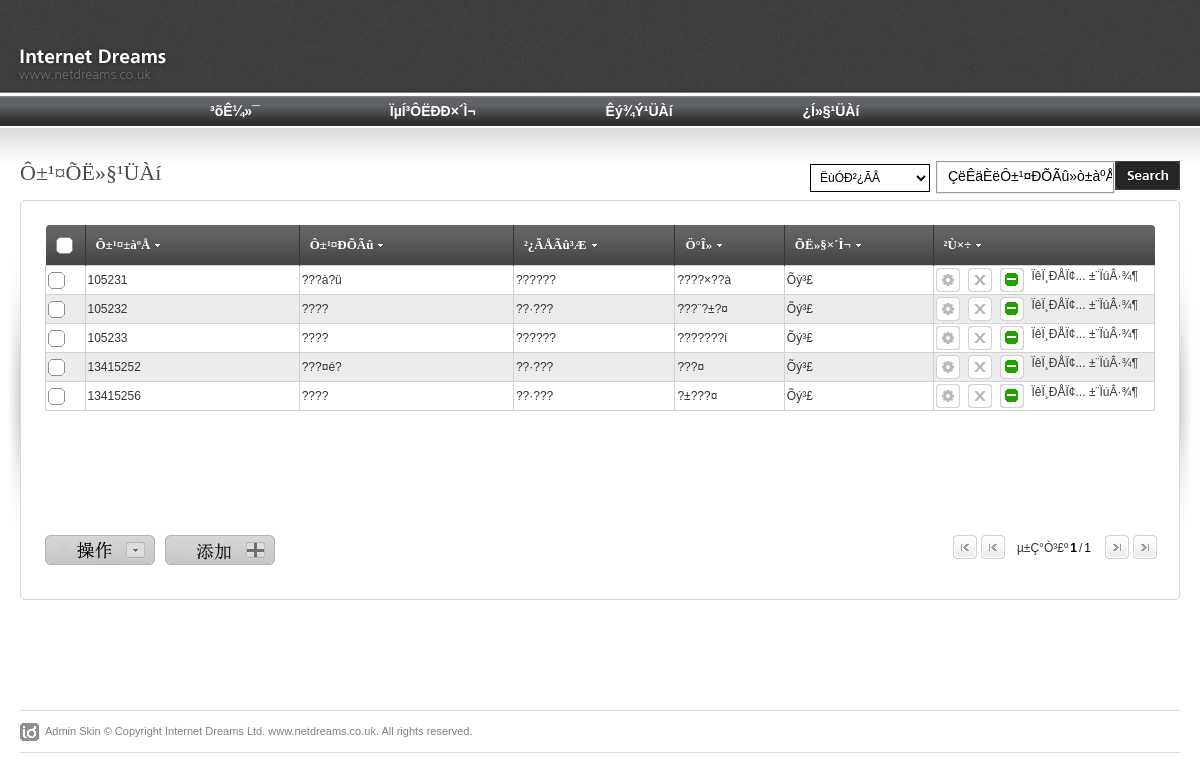
The app's page /index.php/su/yuangong with its own data.
### tables this page shows
CREATE TABLE `tb_yuangong` (
  `yuangongbianhao` varchar(10) NOT NULL,
  `bumenbianhao` varchar(20) NOT NULL,
  `xingming` varchar(50) NOT NULL,
  `zhiwei` varchar(50) NOT NULL,
  `mima` varchar(300) NOT NULL,
  `zhuceshijian` datetime NOT NULL,
  `zhuce_ip` varchar(100) NOT NULL,
  `denglushijian` datetime NOT NULL,
  `denglu_ip` varchar(100) NOT NULL,
  `zhuangtai` char(1) NOT NULL,
  PRIMARY KEY  (`yuangongbianhao`),
  KEY `bumenbianhao` (`bumenbianhao`)
);

CREATE TABLE `tb_bumen` (
  `bumenbianhao` varchar(20) NOT NULL,
  `bumenming` varchar(50) NOT NULL,
  `leibie` varchar(20) NOT NULL,
  `feiyongshuxing` varchar(20) NOT NULL,
  `zhuangtai` char(1) NOT NULL,
  PRIMARY KEY  (`bumenbianhao`),
  FULLTEXT KEY `bumenbianhao` (`bumenbianhao`)
);

### application/controllers/su/yuangong.php (called while the page is built, shortened)
<?php
class Yuangong extends  CI_Controller
{
	   private $percount = 20;
       public function __construct()
       {
            $this->load->helper('url');
            $this->load->library('session');
            $this->load->database();
            $this->load->helper('form');
            $this->load->library('form_validation');
       }
    public function index()
	{
		$data = $this->getIndexData('1');
		$this->load->view('su/header');
		$this->load->view('su/navbar');
        $this->load->view('su/yuangong_index',$data);
        $this->load->view('su/footer');
	}
	private function getIndexData($nowpage){
		$nowoffset = ($nowpage -1)*$this->percount;
		$this->db->select('tb_yuangong.yuangongbianhao, tb_bumen.bumenming, tb_yuangong.xingming, tb_yuangong.zhiwei, tb_yuangong.zhuangtai');
        $this->db->from('tb_yuangong');
        $this->db->join('tb_bumen', 'tb_yuangong.bumenbianhao = tb_bumen.bumenbianhao','left');
		$data['page']['rowsum'] = $this->db->count_all_results();
		$data['page']['nowpage'] = $nowpage;
		$data['page']['nextpage'] = $nowpage+1;
		$data['page']['prepage'] = $nowpage-1;
		if($data['page']['prepage'] < 1){
		    $data['page']['prepage'] = 1;
		}
		$data['page']['pagesum'] = intval(($data['page']['rowsum']-1)/$this->percount)+1;
        if($data['page']['pagesum'] < $data['page']['nextpage'])
     	{
		    $data['page']['nextpage'] = $data['page']['pagesum'];
        }
		$this->db->select('tb_yuangong.yuangongbianhao, tb_bumen.bumenming, tb_yuangong.xingming, tb_yuangong.zhiwei, tb_yuangong.zhuangtai');
        $this->db->from('tb_yuangong');
        $this->db->join('tb_bumen', 'tb_yuangong.bumenbianhao = tb_bumen.bumenbianhao','left');
		$this->db->limit($this->percount, $nowoffset);
		$this->db->order_by("tb_yuangong.yuangongbianhao", "asc");
		$query = $this->db->get();
		$data['info'] = $query->result_array();
		$querystrbumen = "SELECT * FROM tb_bumen";
		$querybumen = $this->db->query($querystrbumen);
		$data['bumeninfo'] = $querybumen->result_array();
		return $data;
	}
}
?>

### index.php (called while the page is built, shortened)
<?php
require_once BASEPATH.'core/CodeIgniter.php';

### application/views/su/yuangong_index.php (the view, shortened to what this page needs)
<div id="content-outer">
<div id="content">
	<div id="page-heading2">
		<h1>Ô±¹¤ÕË»§¹ÜÀí</h1>
	</div>
	<div id="top-search">
		<table border="0" cellpadding="0" cellspacing="0">
		<tr>
		<td>
		<select  class="styledselect2"   id="bumenselected" name="" >
			<option id="selectbumen" value="-1">ËùÓÐ²¿ÃÅ</option>
		</select>
		</td>
		<td><input type="text" value="ÇëÊäÈëÔ±¹¤ÐÕÃû»ò±àºÅ" onkeydown= "if(event.keyCode==13) keyshearch();" onblur="if (this.value=='') { this.value='ÇëÊäÈëÔ±¹¤ÐÕÃû»ò±àºÅ'; }" onfocus="if (this.value=='ÇëÊäÈëÔ±¹¤ÐÕÃû»ò±àºÅ') { this.value=''; }" class="top-search-inp" /></td>
		<td>
		<input type="image" src="<?php echo base_url(); ?>img/su/shared/top_search_btn.gif" href="<?=site_url("su/yuangong/searchyuangong/")?>" id="searchinfo" />
		</td>
		</tr>
		</table>
	</div>
	<table border="0" width="100%" cellpadding="0" cellspacing="0" id="content-table">
	<tr>
		<th rowspan="3" class="sized"><img src="<?php echo base_url(); ?>img/su/shared/side_shadowleft.jpg" width="20" height="300" alt="" /></th>
		<th class="topleft"></th>
		<td id="tbl-border-top">&nbsp;</td>
		<th class="topright"></th>
		<th rowspan="3" class="sized"><img src="<?php echo base_url(); ?>img/su/shared/side_shadowright.jpg" width="20" height="300" alt="" /></th>
	</tr>
	<tr>
		<td id="tbl-border-left"></td>
		<td>
	<?php
	    $attributes = array('id' => 'mainform', 'name' => 'mainform');
	    echo form_open('su/yuangong/actions',$attributes);
	?>
		<div id="content-table-inner">
			<div id="table-content">
				<table border="0" width="100%" cellpadding="0" cellspacing="0" id="product-table">
				<tr>
					<th class="table-header-check"><a id="toggle-all" ></a> </th>
					<th class="table-header-repeat line-left minwidth-1"><a href="javascript:void(0);">Ô±¹¤±àºÅ</a>	</th>
					<th class="table-header-repeat line-left minwidth-1"><a href="javascript:void(0);">Ô±¹¤ÐÕÃû</a></th>
					<th class="table-header-repeat line-left"><a href="javascript:void(0);">²¿ÃÅÃû³Æ</a></th>
					<th class="table-header-repeat line-left"><a href="javascript:void(0);">Ö°Î»</a></th>
					<th class="table-header-repeat line-left"><a href="javascript:void(0);">ÕË»§×´Ì¬</a></th>
					<th class="table-header-options line-left"><a href="javascript:void(0);">²Ù×÷</a></th>
				</tr>
				<?php foreach( $info as $key => $yuangonginfo):?>
				<tr class="<?php echo $key%2?"alternate-row":""?>">
					<td><input  type="checkbox" name="yuangongcheck" value="<?php echo $yuangonginfo['yuangongbianhao']; ?>"/></td>
					<td><?php echo $yuangonginfo['yuangongbianhao'];?></td>
					<td><?php echo $yuangonginfo['xingming'];?></td>
					<td><?php echo $yuangonginfo['bumenming'];?></td>
					<td><?php echo $yuangonginfo['zhiwei'];?></td>
					<td class="zhuangtai"><?php echo ($yuangonginfo['zhuangtai'] == 0) ? "Õý³£":"½ûÓÃ";?></td>
					<td class="options-width">
					<a href="<?=site_url("su/yuangong/edit/{$yuangonginfo['yuangongbianhao']}")?>" title="±à¼­" class="icon-1 info-tooltip"></a>
					<a href="<?=site_url("su/yuangong/delete/")?>"  onclick="return false" bianhao="<?php echo $yuangonginfo['yuangongbianhao']?>" name="deleteyuangong" title="É¾³ý" class="icon-2 info-tooltip"></a>
					<a href="<?=site_url("su/yuangong/jinyong/")?>" onclick="return false" bianhao="<?php echo $yuangonginfo['yuangongbianhao'];?>" zhuangtai="<?php echo $yuangonginfo['zhuangtai'];?>" title="½ûÓÃ" name="forbiddenicon" class="<?php echo ($yuangonginfo['zhuangtai']==0)?"icon-3 info-tooltip":"icon-4 info-tooltip"; ?>"></a>
					<a href="<?=site_url("su/yuangong/getdetails/{$yuangonginfo['yuangongbianhao']}")?>"  bianhao="<?php echo $yuangonginfo['yuangongbianhao'];?>" name="yuangonginfo" >ÏêÏ¸ÐÅÏ¢...</a>
					<a href="<?=site_url("su/yuangong/baoxiao/{$yuangonginfo['yuangongbianhao']}")?>">±¨ÏúÂ·¾¶</a>
					</td>
				</tr>
				<?php endforeach;?>
				</table>
			</div>
			<div id="actions-box">
				<a href="" class="action-slider"></a>
			</div>
			<div id="actions-box">
			    <a href="<?=site_url('su/yuangong/add/')?>" class="action-add"></a>
			</div>
			<table border="0" cellpadding="0" cellspacing="0" id="paging-table">
			<tr>
			<td>
				<a href="<?=site_url("su/yuangong/nextpage/")?>" onclick="return false" class="page-far-left"></a>
				<a href="<?=site_url("su/yuangong/nextpage/")?>" onclick="return false" class="page-left"></a>
				<div id="page-info">µ±Ç°Ò³£º<label style="color:black; font-weight:bold" id="nowpage"><?php echo $page['nowpage'];?></label>/<label style="color:black;" id="pagesum"><?php echo $page['pagesum'];?></label></div>
				<a href="<?=site_url("su/yuangong/nextpage/")?>" onclick="return false" class="page-right"></a>
				<a href="<?=site_url("su/yuangong/nextpage/")?>" onclick="return false" class="page-far-right"></a>
			</td>
			</tr>
			</table>
		</div>
    	</form>
		</td>
		<td id="tbl-border-right"></td>
	</tr>
	<tr>
		<th class="sized bottomleft"></th>
		<td id="tbl-border-bottom">&nbsp;</td>
		<th class="sized bottomright"></th>
	</tr>
	</table>
</div>
</div>

### application/views/su/header.php (shortened to what this page needs)
<!DOCTYPE html PUBLIC "-//W3C//DTD XHTML 1.0 Strict//EN" "http://www.w3.org/TR/xhtml1/DTD/xhtml1-strict.dtd">
<html xmlns="http://www.w3.org/1999/xhtml">
<head>
<link rel="stylesheet" href="<?php echo base_url(); ?>css/su/screen.css" type="text/css" media="screen" title="default" />
<link rel="stylesheet" href="<?php echo base_url(); ?>css/su/datePicker.css" type="text/css" />
</head>
<body id="thbody">
<div id="page-top-outer">
<div id="page-top">
	<div id="logo">
	<a href=""><img src="<?php echo base_url(); ?>img/su/shared/logo.png" width="156" height="40" alt="" /></a>
	</div>
</div>
</div>

### application/views/su/navbar.php (shortened to what this page needs)
<link rel="stylesheet" href="<?php echo base_url(); ?>css/su/top.css" type="text/css" media="screen, project, print">
<div id="menu">
  <div class="bound">
	<ul id="menu_gex">
            <li id="IE_li"><a href="#">³õÊ¼»¯</a>
			</li>
			<li id="IE_li"><a href="#">ÏµÍ³ÔËÐÐ×´Ì¬</a>
            </li>
			<li id="IE_li"><a href="#">Êý¾Ý¹ÜÀí</a>
            </li>
			<li id="IE_li"><a href="<?=site_url('su/kehu/index/')?>">¿Í»§¹ÜÀí</a></li>
        </ul>
  </div>
</div>
</body>
</html>

### application/views/su/footer.php (shortened to what this page needs)
<div id="footer">
	<div id="footer-left">
	Admin Skin &copy; Copyright Internet Dreams Ltd. <a href="">www.netdreams.co.uk</a>. All rights reserved.</div>
</div>
</body>
</html>

### css/su/top.css (style rules this page uses)
.bound { width:980px;margin:0 auto; }
#menu { background:url(../../img/su/hw_000489.jpg) repeat-x 0 0; height:33px; min-width:1000px; width:auto; !important; margin:0px auto; }
#menu ul { list-style-type:none; }
#menu_gex { margin:3px 0px 0px 20px; padding:0px;line-height:30px; display:inline-block; float:left; z-index:9999; }
#menu_gex > li { font-size:14px;font-weight:bold;margin-left:30px; }
#menu_gex a { color:#fff; text-decoration:none; }
#IE_li { cursor:pointer; float:left; position:relative; padding:0px 50px 0px 50px; }

### records on screen
tb_yuangong: yuangongbianhao "105231", xingming "???à?ü", tb_bumen.bumenming "??????", zhiwei "????×??à", zhuangtai "Õý³£"
tb_yuangong: yuangongbianhao "105232", xingming "????", tb_bumen.bumenming "??·???", zhiwei "???¨?±?¤", zhuangtai "Õý³£"
tb_yuangong: yuangongbianhao "105233", xingming "????", tb_bumen.bumenming "??????", zhiwei "???????í", zhuangtai "Õý³£"
tb_yuangong: yuangongbianhao "13415252", xingming "???¤é?", tb_bumen.bumenming "??·???", zhiwei "???¤", zhuangtai "Õý³£"
tb_yuangong: yuangongbianhao "13415256", xingming "????", tb_bumen.bumenming "??·???", zhiwei "?±???¤", zhuangtai "Õý³£"

### other values on screen
$page['nowpage'] "1"
$page['pagesum'] "1"
